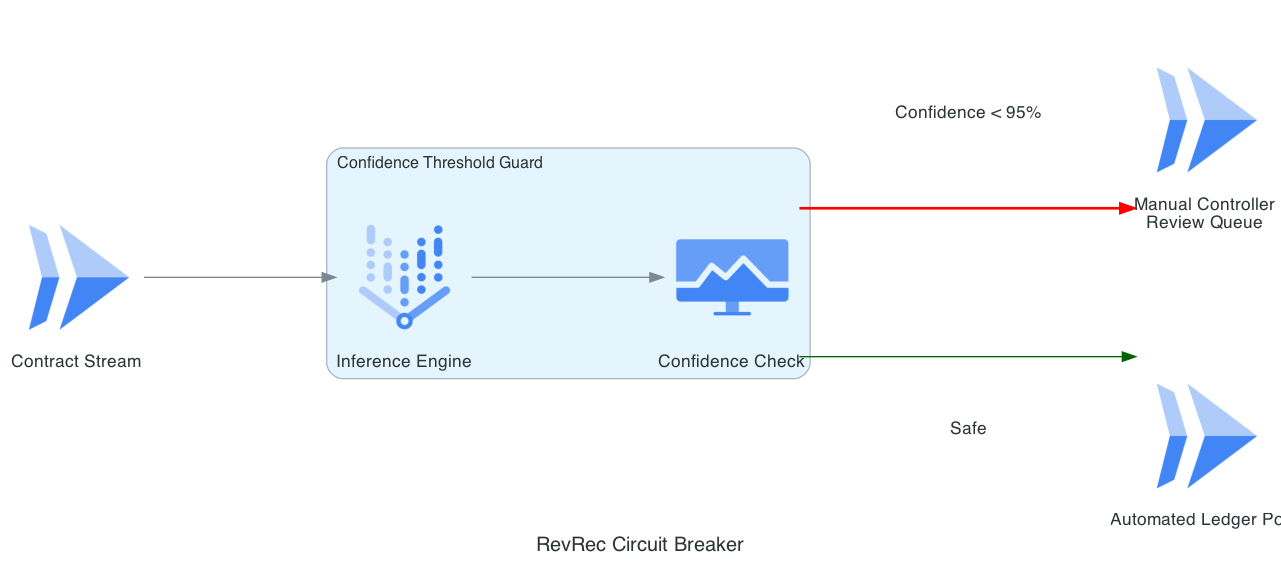

Source code (Python):
from diagrams import Diagram, Cluster, Edge
from diagrams.gcp.ml import VertexAI
from diagrams.gcp.compute import Run
from diagrams.gcp.operations import Monitoring

graph_attr = {"pad": "0.1", "nodesep": "1.2", "ranksep": "2.0", "bgcolor": "transparent"}

with Diagram("RevRec Circuit Breaker", show=False, filename="revrec_circuit_breaker", direction="LR", graph_attr=graph_attr):
    stream = Run("Contract Stream")
    
    with Cluster("Confidence Threshold Guard"):
        ai = VertexAI("Inference Engine")
        monitor = Monitoring("Confidence Check")

    manual_queue = Run("Manual Controller\nReview Queue")
    ledger = Run("Automated Ledger Post")

    stream >> ai >> monitor
    monitor >> Edge(label="Confidence < 95%", color="red", style="bold") >> manual_queue
    monitor >> Edge(label="Safe", color="darkgreen") >> ledger
